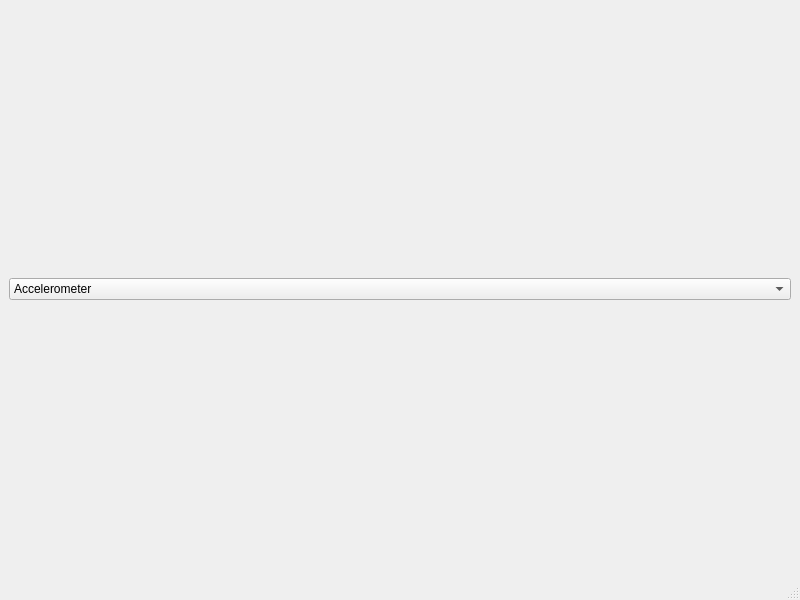
<?xml version="1.0" encoding="UTF-8"?>
<ui version="4.0">
 <class>ChartsWindow</class>
 <widget class="QMainWindow" name="ChartsWindow">
  <property name="geometry">
   <rect>
    <x>0</x>
    <y>0</y>
    <width>800</width>
    <height>600</height>
   </rect>
  </property>
  <property name="windowTitle">
   <string>Window charts</string>
  </property>
  <widget class="QWidget" name="centralwidget">
   <layout class="QGridLayout" name="gridLayout">
    <item row="1" column="0">
     <layout class="QGridLayout" name="gridLayout_2">
      <item row="0" column="0">
       <widget class="QComboBox" name="comboBox">
        <item>
         <property name="text">
          <string>Accelerometer</string>
         </property>
        </item>
        <item>
         <property name="text">
          <string>Gyroscope</string>
         </property>
        </item>
        <item>
         <property name="text">
          <string>Magnetometer</string>
         </property>
        </item>
       </widget>
      </item>
     </layout>
    </item>
   </layout>
  </widget>
  <widget class="QMenuBar" name="menubar">
   <property name="geometry">
    <rect>
     <x>0</x>
     <y>0</y>
     <width>800</width>
     <height>21</height>
    </rect>
   </property>
  </widget>
  <widget class="QStatusBar" name="statusbar"/>
 </widget>
 <resources/>
 <connections/>
</ui>
